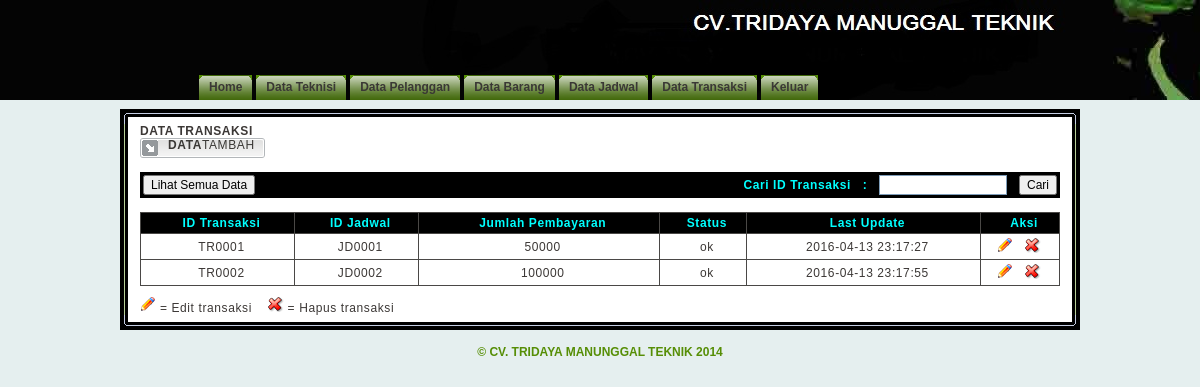
Screenshot of /admin.php?page=transaksi_mgr (signed in) with the database file from the repository.
### tables this page shows
CREATE TABLE `transaksi` (
  `id_transaksi` varchar(6) NOT NULL,
  `id_jadwal` varchar(6) DEFAULT NULL,
  `jum_pembayaran` double(15,0) DEFAULT NULL,
  `last_update` datetime DEFAULT '2016-04-04 00:00:00',
  PRIMARY KEY (`id_transaksi`)
);

CREATE TABLE `jadwal` (
  `id_jadwal` varchar(6) NOT NULL,
  `id_pelanggan` varchar(5) DEFAULT NULL,
  `id_teknisi` varchar(5) DEFAULT NULL,
  `tipe_pelayanan` varchar(45) DEFAULT NULL,
  `tanggal` date DEFAULT NULL,
  `id_barang` varchar(5) DEFAULT NULL,
  `status` varchar(20) NOT NULL DEFAULT '',
  `jam` varchar(10) DEFAULT NULL,
  `keterangan` varchar(255) DEFAULT NULL,
  PRIMARY KEY (`id_jadwal`)
);

### include/class.php (called while the page is built, shortened)
<?php
class transaksi {
    function tampilTransaksi() {
        $query = mysql_query("SELECT a.*, b.status
                                FROM transaksi a
                                JOIN jadwal b ON a.`id_jadwal` = b.`id_jadwal`;");
        while ($row = mysql_fetch_array($query))
            $data[] = $row;
        return $data;
    }
}
?>

### transaksi_mgr.php (the view, shortened to what this page needs)
<?php
include_once 'include/class.php';
$nsb = new transaksi();
?>
<b>DATA TRANSAKSI</b>
<div class="subnav">
    <table border="0" cellspacing="0" cellpadding="0">
        <tr>
            <td><img src="images/tabdata01.gif" /></td>
            <td class="tabsubnav">
                <b>DATA</b><a href="?page=transaksi_add">TAMBAH</a>
            </td>
            <td><img src="images/tabdata03.gif" /></td>
        </tr>
    </table>
</div><br />
<table class="tabholder"  border="0" cellspacing="0" cellpadding="3">
    <tr class="tabhead">
        <td width="40%">
            <form method="post" action="?page=transaksi_mgr" onsubmit="if (this.q.value)
                        return true;
                    else
                        return false;">
                <input name="sb" type="submit" class="button" value="Lihat Semua Data">
            </form>
        </td>
        <td width="60%" align="right">
            <form method="post" action="?page=transaksi_mgr" onsubmit="if (this.q.value)
                        return true;
                    else
                        return false;">
                <input type="hidden" name="do" value="find" /><b>Cari ID Transaksi &nbsp; : &nbsp;</b>
                <input class="tfield"  type="text" name="q" title="Masukkan kata kunci pencarian." />&nbsp;&nbsp;
                <input name="submit" type="submit" class="button" value="Cari" />
            </form>
        </td>
    </tr>
</table>
<br>
<table class="tabholder" border="0" cellspacing="1" cellpadding="0">
    <tr class="tabhead">
        <td align="center" class="tabtxt">ID Transaksi</td>
        <td align="center" class="tabtxt">ID Jadwal</td>
        <td align="center" class="tabtxt">Jumlah Pembayaran</td>
        <td align="center" class="tabtxt">Status</td>
        <td align="center" class="tabtxt">Last Update</td>
        <td align="center" width="70" class="tabtxt">Aksi</td>
    </tr>
    <?php
    $arraytransaksi = $nsb->tampilTransaksi();
    if (count($arraytransaksi)) {
        foreach ($arraytransaksi as $data) {
            ?>
            <tr class="tabcont">
                <td class="tabtxt" align="center"><?php echo $data['id_transaksi'] ?></td>
                <td class="tabtxt" align="center"><?php echo $data['id_jadwal']; ?></td>
                <td class="tabtxt" align="center"><?php echo $data['jum_pembayaran']; ?></td>
                <td class="tabtxt" align="center"><?php echo $data['status']; ?></td>
                <td class="tabtxt" align="center"><?php echo $data['last_update']; ?></td>
                <td align="left">
                    <div class="tabtxt imghref">
                        <span class="dashnav">&nbsp;</span>
                        <a href="?page=transaksi_edit&aksi=edit&id_transaksi=<?php echo $data['id_transaksi']; ?>">
                            <img src="images/ico_edit.gif" class="ico" border="0" title="Edit" />
                        </a>
                        <span class="dashnav">&nbsp;</span>
                        <a href="?page=transaksi_edit&aksi=hapus&id_transaksi=<?php echo $data['id_transaksi']; ?>">
                            <img src="images/ico_del.gif" class="ico" border="0" title="Hapus" onClick="return confirm('Apakah Anda Yakin?');"/>
                        </a>
                    </div>
                </td>
            </tr>
            <?php
        }
    } else {
        echo 'Transaksi Tidak Ada!';
    }
    ?>
</table>
<img src="images/ico_edit.gif" border="0" title="Edit" /> = Edit transaksi &nbsp;&nbsp;
<img src="images/ico_del.gif" border="0" title="Delete" /> = Hapus transaksi

### css/style2.css (style rules this page uses)
html, body { margin: 0; padding: 0; background: #e5efef url(../images/header.jpg) top repeat-x; font: 12px Tahoma, Arial, "Trebuchet MS"; color: #3C3836; }
a { text-decoration: underline; color: #FF7E00; }
.tabsubnav { background-image: url(../images/tabdata02bg.gif); background-repeat: repeat-x; color: #3A3835; vertical-align: top; }
.tabsubnav a { text-decoration: none; color: #3A3835; }
.rbox02 form { margin: 0; padding: 0; }
.tabholder { width: 100%; background: #4A4846; }
.tabhead { background-color: #000000; font-weight: bold; color: #0FF; }
.tabcont { background: #FFF; }
.tabtxt { padding: 3px 0 3px 8px; }
.tabtxt a { text-decoration: none; }
.tfield { background: #FFF; width: 120px; font-family: Tahoma, Arial, "Trebuchet MS"; font-size: 12px; font-weight: normal; padding: 2px 3px 2px 3px; border: 1px solid #7F9DB9; }
.button { font-size: 12px; }

### rows the page displays
transaksi: id_transaksi "TR0001", id_jadwal "JD0001", jum_pembayaran "50000", id_jadwal.status "ok", last_update "2016-04-13 23:17:27"
transaksi: id_transaksi "TR0002", id_jadwal "JD0002", jum_pembayaran "100000", id_jadwal.status "ok", last_update "2016-04-13 23:17:55"
